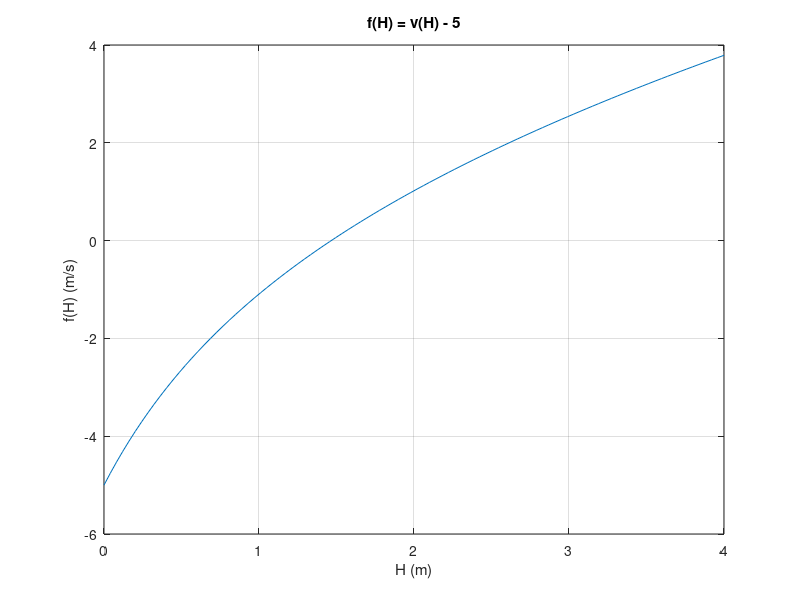

MATLAB code for this plot: (Note: this script raises an error after producing the figure.)
% TOPIC: roots
% TITLE: Initial head for a tank draining through a long pipe (plot f(H), bisection with absolute error Ead)
% SOURCE: Chapra Prob. 5.4 (Fig. P5.4)
% KEYWORDS: tank, pipe, velocity, initial head, tanh, bisection, LastNameBisect, absolute error, Ead, format long, plot f(H)
% PROBLEM:
% The velocity of water discharged from a cylindrical tank through a long pipe is
% v = sqrt(2gH) tanh(sqrt(2gH)/(2L) t), where g = 9.81 m/s^2, H = initial head (m), L = pipe length (m) and
% t = elapsed time (s). Develop a MATLAB script that (a) plots the function f(H) versus H for H = 0 to 4 m
% (label the plot) and (b) uses LastNameBisect with initial guesses xl = 0 and xu = 4 m to determine the
% initial head needed to achieve v = 5 m/s in 2.5 s for a 4-m long pipe. Use Ead = 0.0000001. Also set
% format long in your script so you display 15 significant digits for your results.
% CHECK: abs(H - 1.4658945885) < 2e-7
% CODE:
g = 9.81; L = 4; t = 2.5; v = 5;
f = @(H) sqrt(2*g*H).*tanh(sqrt(2*g*H)/(2*L)*t) - v;
Hp = linspace(0, 4);
figure; plot(Hp, f(Hp)); grid on; xlabel('H (m)'); ylabel('f(H) (m/s)'); title('f(H) = v(H) - 5');
format long
[H, fH, ea, iter] = LastNameBisect(f, 0, 4, 1e-7)

function [xr, fx, ea, iter] = LastNameBisect(f, xl, xu, Ead)
if f(xl)*f(xu) > 0
    error('no sign change between xl and xu');
end
xr = xl; ea = Inf; iter = 0;
while ea > Ead && iter < 200
    xrold = xr;
    xr = (xl + xu)/2;
    iter = iter + 1;
    if iter > 1
        ea = abs(xr - xrold);
    end
    if f(xl)*f(xr) < 0
        xu = xr;
    elseif f(xl)*f(xr) > 0
        xl = xr;
    else
        ea = 0;
    end
end
fx = f(xr);
end
